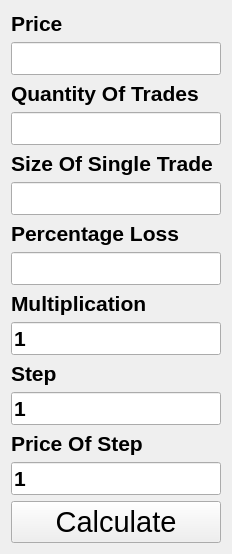
     <widget class="QWidget" name="page_12">
      <property name="font">
       <font>
        <pointsize>16</pointsize>
        <bold>true</bold>
       </font>
      </property>
      <layout class="QVBoxLayout" name="verticalLayout_29">
       <item>
        <layout class="QVBoxLayout" name="verticalLayout_11">
         <item>
          <widget class="QLabel" name="label_44">
           <property name="text">
            <string>Price</string>
           </property>
          </widget>
         </item>
         <item>
          <widget class="QLineEdit" name="lineEdit_37">
           <property name="maxLength">
            <number>6</number>
           </property>
          </widget>
         </item>
         <item>
          <widget class="QLabel" name="label_45">
           <property name="text">
            <string>Quantity Of Trades</string>
           </property>
          </widget>
         </item>
         <item>
          <widget class="QLineEdit" name="lineEdit_38">
           <property name="maxLength">
            <number>6</number>
           </property>
          </widget>
         </item>
         <item>
          <widget class="QLabel" name="label_46">
           <property name="text">
            <string>Size Of Single Trade</string>
           </property>
          </widget>
         </item>
         <item>
          <widget class="QLineEdit" name="lineEdit_39">
           <property name="maxLength">
            <number>6</number>
           </property>
          </widget>
         </item>
         <item>
          <widget class="QLabel" name="label_47">
           <property name="text">
            <string>Percentage Loss</string>
           </property>
          </widget>
         </item>
         <item>
          <widget class="QLineEdit" name="lineEdit_40">
           <property name="maxLength">
            <number>6</number>
           </property>
          </widget>
         </item>
         <item>
          <widget class="QLabel" name="label_48">
           <property name="text">
            <string>Multiplication</string>
           </property>
          </widget>
         </item>
         <item>
          <widget class="QLineEdit" name="lineEdit_41">
           <property name="text">
            <string>1</string>
           </property>
           <property name="maxLength">
            <number>6</number>
           </property>
          </widget>
         </item>
         <item>
          <widget class="QLabel" name="label_49">
           <property name="text">
            <string>Step</string>
           </property>
          </widget>
         </item>
         <item>
          <widget class="QLineEdit" name="lineEdit_42">
           <property name="enabled">
            <bool>true</bool>
           </property>
           <property name="text">
            <string>1</string>
           </property>
           <property name="maxLength">
            <number>6</number>
           </property>
          </widget>
         </item>
         <item>
          <widget class="QLabel" name="label_71">
           <property name="text">
            <string>Price Of Step</string>
           </property>
          </widget>
         </item>
         <item>
          <widget class="QLineEdit" name="lineEdit_58">
           <property name="enabled">
            <bool>true</bool>
           </property>
           <property name="text">
            <string>1</string>
           </property>
           <property name="maxLength">
            <number>6</number>
           </property>
          </widget>
         </item>
         <item>
          <widget class="QPushButton" name="pushButton_23">
           <property name="font">
            <font>
             <pointsize>22</pointsize>
             <bold>false</bold>
            </font>
           </property>
           <property name="text">
            <string>Calculate</string>
           </property>
          </widget>
         </item>
        </layout>
       </item>
      </layout>
     </widget>
